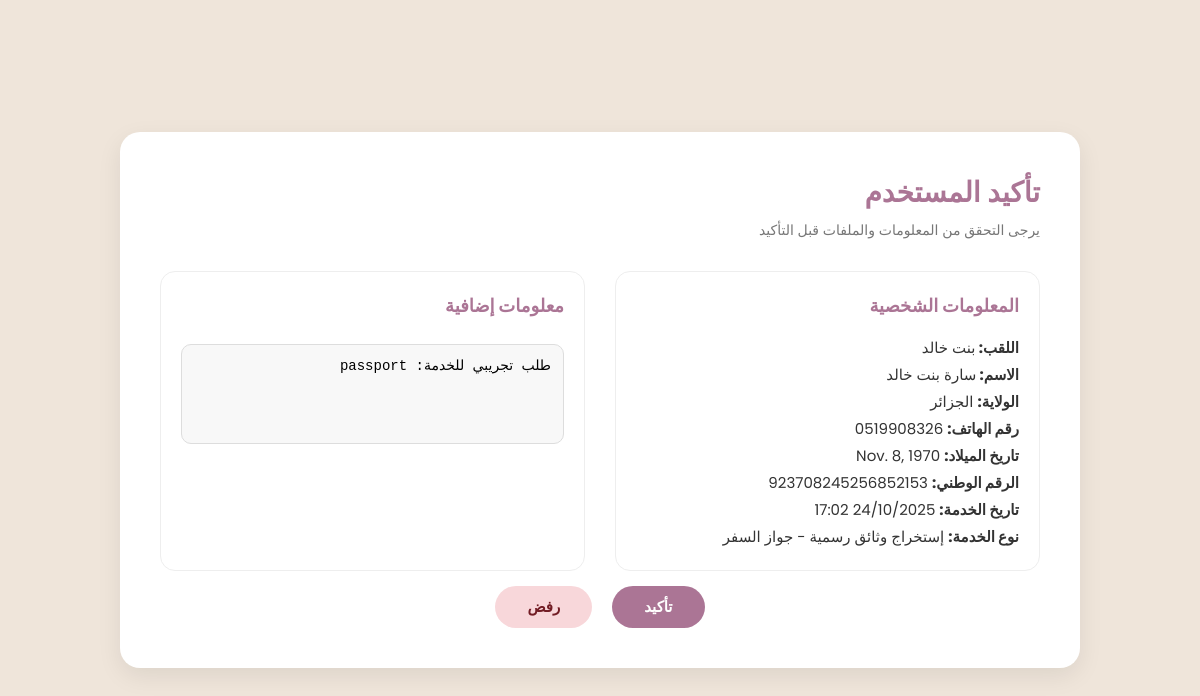
Page /check_request/2/ on the committed database.
### pages/models.py (models this page shows, shortened)
class Client(models.Model):
    nin_number = models.CharField(max_length=18, unique=True)
    phone_number = models.CharField(max_length=15)
    birthday = models.DateField()
    state = models.CharField(max_length=30)
    family_name = models.CharField(max_length=30)
    full_name = models.CharField(max_length=50)
    email = models.EmailField(unique=True)
    gender = models.CharField(max_length=56)
    password = models.CharField(max_length=128)

class Service(models.Model):
    SERVICE_TYPES = [
        ('passport', 'إستخراج وثائق رسمية - جواز السفر'),
        ('id_card', 'إستخراج وثائق رسمية - بطاقة الهوية الوطنية البيومترية'),
        ('nationality', 'إستخراج وثائق رسمية - الجنسية'),
        ('bills', 'دفع الفواتير و المستحقات الرسمية'),
        ('visas', 'تجهيز طلبات و ملفات مختلفة - تأشيرات'),
        ('consulting', 'الإستشارات الإدارية'),
        ('notary_lawyer', 'مكاتب التوثيق و المحاماة'),
        ('insurance', 'خدمات التأمين الصحي و تأمين السيارات'),
        ('business_license', 'إصدار رخص تجارية و توفير وكيل خدمات المواطن'),
        ('construction_license', 'إصدار رخصة البناء'),
        ('other', 'طلبات أخرى'),
    ]
    user = models.ForeignKey(Client, on_delete=models.CASCADE, related_name='services')
    service_type = models.CharField(max_length=20, choices=SERVICE_TYPES)
    uploaded_file = models.FileField(upload_to='service_files/')
    additional_text = models.TextField(blank=True)
    created_at = models.DateTimeField(auto_now_add=True)
    STATUS_CHOICES = [
    ('En attente', 'En attente'),
    ('Approuvé', 'Approuvé'),
    ('Rejeté', 'Rejeté'),
    ]
    status = models.CharField(max_length=20, choices=STATUS_CHOICES, default='En attente')

### pages/views.py (the view, shortened to what this page needs)
# urls.py: path('check_request/<int:service_id>/', views.check_request, name='check_request'),
def check_request(request, service_id):
    service = get_object_or_404(Service, id=service_id)
    client = service.user  # le client lié à ce service
    return render(request, 'pages/check_request.html', {
        'client': client,
        'service': service,
    })

### templates/pages/check_request.html (shortened to what this page needs)
{% extends "pages/base7.html" %}
{% load static %}
{% block content %}
  <div class="card">
    <div class="card-header">
      <h1>تأكيد المستخدم</h1>
      <p class="subtitle">يرجى التحقق من المعلومات والملفات قبل التأكيد</p>
    </div>
    <div class="info-grid">
      <div class="section">
        <h2>المعلومات الشخصية</h2>
        <ul>
          <li><strong>اللقب: </strong> {{ client.family_name }}</li>
          <li><strong>الاسم: </strong> {{ client.full_name }}</li>
          <li><strong>الولاية:</strong> {{ client.state }}</li>
          <li><strong>رقم الهاتف:</strong> {{ client.phone_number }}</li>
          <li><strong>تاريخ الميلاد:</strong> {{ client.birthday }}</li>
          <li><strong>الرقم الوطني:</strong> {{ client.nin_number }}</li>
          <li><strong>تاريخ الخدمة:</strong> {{ service.created_at|date:"d/m/Y H:i" }}</li>
          <li><strong>نوع الخدمة:</strong> {{ service.get_service_type_display }}</li>
        </ul>
      </div>
      <div class="section">
        <h2>معلومات إضافية</h2>
        <textarea readonly>{{ service.additional_text }}</textarea>
      </div>
    </div>
    <form method="post" id="validation-form">
      <div class="actions" style="margin-top:15px;">
        <button type="submit" name="accept" class="btn validate">تأكيد</button>
        <button type="submit" name="reject" class="btn reject" onclick="showReason(event)">رفض</button>
      </div>
    </form>
  </div>
{% endblock %}

### project/static/css/check_request.css (style rules this page uses)
* { box-sizing: border-box; margin: 0; padding: 0; }
body { font-family: 'Poppins', sans-serif; background: #EFE5DA; display: flex; align-items: center; justify-content: center; min-height: 100vh; color: #333; direction: rtl; }
.card { background: #fff; border-radius: 20px; box-shadow: 0 8px 24px rgba(0,0,0,0.08); padding: 40px; animation: fadeIn 0.6s ease-out; }
.card-header h1 { font-size: 28px; font-weight: 600; margin-bottom: 6px; color: #AB7595; }
.subtitle { font-size: 14px; color: #777; margin-bottom: 30px; }
.info-grid { display: flex; gap: 30px; flex-wrap: wrap; }
.section { flex: 1 1 45%; background: #ffffff; padding: 20px; border-radius: 15px; border: 1px solid #eee; }
.section h2 { font-size: 18px; margin-bottom: 15px; color: #AB7595; }
ul { list-style: none; line-height: 1.8; font-size: 15px; }
textarea { width: 100%; height: 100px; padding: 12px; border-radius: 10px; border: 1px solid #ddd; background: #f8f8f8; resize: none; font-size: 14px; margin-top: 10px; }
.actions { display: flex; justify-content: center; gap: 20px; margin-top: 40px; }
.btn { padding: 12px 32px; border-radius: 30px; font-weight: 600; font-size: 15px; border: none; cursor: pointer; transition: transform 0.2s ease, background 0.3s; }
.btn.validate { background: #AB7595; color: white; }
.btn.reject { background: #f8d7da; color: #721c24; }

### rows in the picture
Client: family_name "بنت خالد", full_name "سارة بنت خالد", state "الجزائر", phone_number "0519908326", birthday "Nov. 8, 1970", nin_number "923708245256852153"
Service: created_at "24/10/2025 17:02", service_type "إستخراج وثائق رسمية - جواز السفر", additional_text "طلب تجريبي للخدمة: passport"
